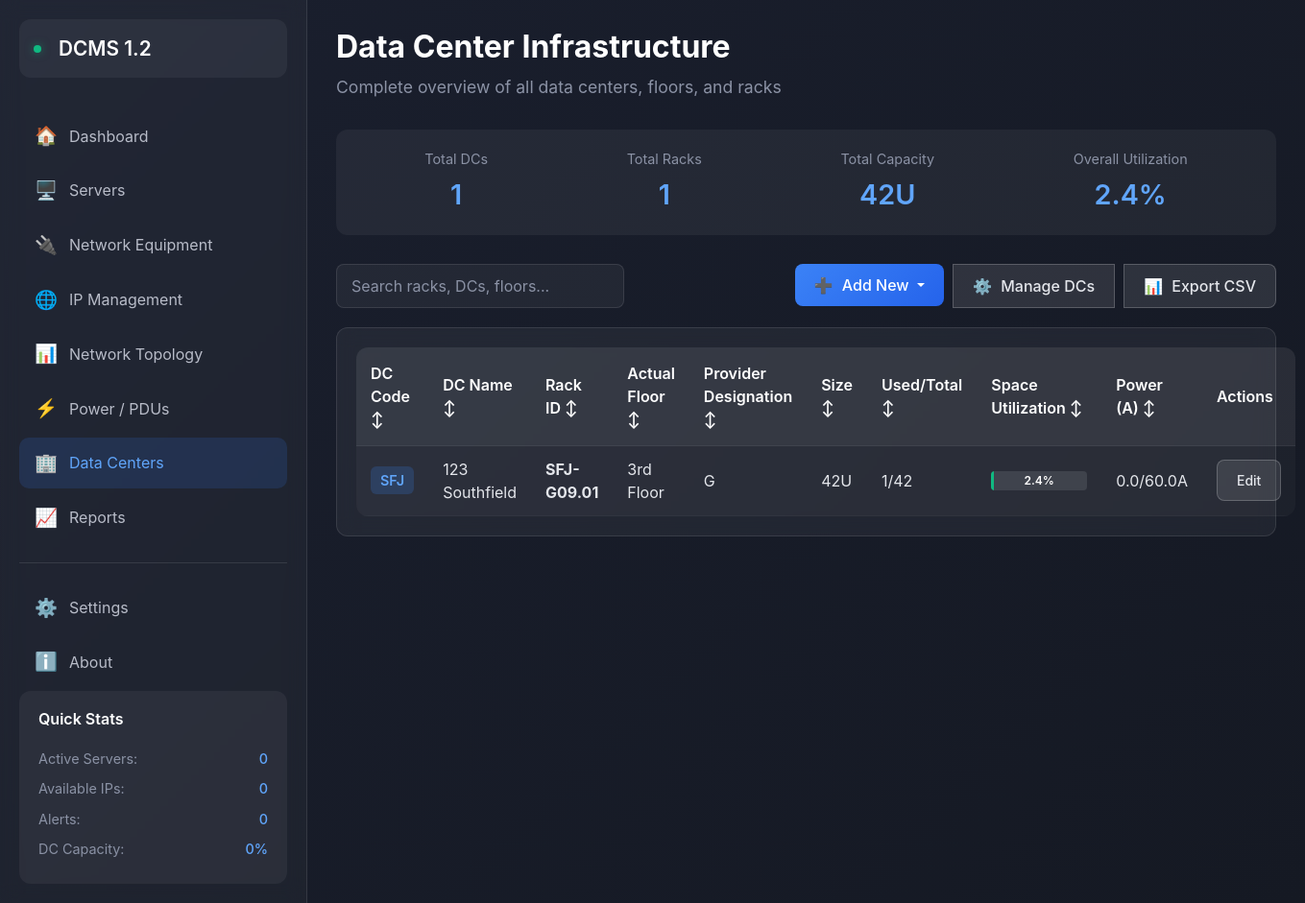
/datacenters/, run on the app's committed database.
### models/datacenter.py (models this page shows, shortened)
class Rack(db.Model):
    __tablename__ = 'racks'
    id = db.Column(db.Integer, primary_key=True)
    floor_id = db.Column(db.Integer, db.ForeignKey('floors.id'), nullable=False)
    rack_id = db.Column(db.String(20), unique=True, nullable=False)  # Full ID like SFJ-G09.01
    row_number = db.Column(db.String(10), nullable=False)  # G09
    cabinet_number = db.Column(db.String(10), nullable=False)  # 01
    u_height = db.Column(db.Integer, nullable=False, default=42)  # Total U height
    u_used = db.Column(db.Integer, default=0)  # Currently used U spaces
    power_capacity = db.Column(db.Float)  # Total power capacity in amps
    power_used = db.Column(db.Float, default=0)  # Currently used power
    rack_code = db.Column(db.String(4))  # 4-digit code to unlock rack (e.g., "1234")
    notes = db.Column(db.Text)
    created_at = db.Column(db.DateTime, default=datetime.utcnow)
    updated_at = db.Column(db.DateTime, default=datetime.utcnow, onupdate=datetime.utcnow)
    pdus = db.relationship('PDU', backref='rack', lazy='dynamic', cascade='all, delete-orphan')
    @property
    def u_available(self):
        return self.u_height - self.u_used
    @property
    def utilization_percent(self):
        if self.u_height > 0:
            return round((self.u_used / self.u_height) * 100, 1)
        return 0
    @property
    def power_utilization_percent(self):
        if self.power_capacity and self.power_capacity > 0:
            return round((self.power_used / self.power_capacity) * 100, 1)
        return 0

class DataCenter(db.Model):
    __tablename__ = 'datacenters'
    id = db.Column(db.Integer, primary_key=True)
    code = db.Column(db.String(3), unique=True, nullable=False)  # SFJ, LAX, etc.
    name = db.Column(db.String(100), nullable=False)  # San Francisco Junction
    address = db.Column(db.String(200))
    contact_phone = db.Column(db.String(20))
    contact_email = db.Column(db.String(100))
    notes = db.Column(db.Text)
    created_at = db.Column(db.DateTime, default=datetime.utcnow)
    updated_at = db.Column(db.DateTime, default=datetime.utcnow, onupdate=datetime.utcnow)
    floors = db.relationship('Floor', backref='datacenter', lazy='dynamic', cascade='all, delete-orphan')

class Floor(db.Model):
    __tablename__ = 'floors'
    id = db.Column(db.Integer, primary_key=True)
    datacenter_id = db.Column(db.Integer, db.ForeignKey('datacenters.id'), nullable=False)
    provider_designation = db.Column(db.String(10), nullable=False)  # G, A, B, etc.
    actual_floor = db.Column(db.String(20), nullable=False)  # 1st, 2nd, 3rd, 4th, Basement
    description = db.Column(db.String(100))
    created_at = db.Column(db.DateTime, default=datetime.utcnow)
    racks = db.relationship('Rack', backref='floor', lazy='dynamic', cascade='all, delete-orphan')

### routes/datacenters.py (the view)
@datacenters_bp.route('/')
def index():
    datacenters = DataCenter.query.all()
    rack_data = []
    for dc in datacenters:
        for floor in dc.floors:
            for rack in floor.racks:
                rack_data.append({
                    'dc_code': dc.code,
                    'dc_name': dc.name,
                    'rack_id': rack.rack_id,
                    'floor_actual': floor.actual_floor,
                    'floor_provider': floor.provider_designation,
                    'u_height': rack.u_height,
                    'u_used': rack.u_used,
                    'u_available': rack.u_available,
                    'utilization': rack.utilization_percent,
                    'power_capacity': rack.power_capacity,
                    'power_used': rack.power_used,
                    'power_utilization': rack.power_utilization_percent,
                    'rack_code': rack.rack_code,  # Added rack code to data
                    'rack_obj_id': rack.id  # For edit/delete operations
                })
    total_dcs = len(datacenters)
    total_racks = len(rack_data)
    total_capacity = sum(r['u_height'] for r in rack_data)
    total_used = sum(r['u_used'] for r in rack_data)
    overall_utilization = round((total_used / total_capacity * 100), 1) if total_capacity > 0 else 0
    return render_template('datacenters/index.html',
                         rack_data=rack_data,
                         total_dcs=total_dcs,
                         total_racks=total_racks,
                         total_capacity=total_capacity,
                         overall_utilization=overall_utilization,
                         datacenters=datacenters)  # Pass datacenters for the template

### templates/datacenters/index.html (shortened to what this page needs)
{% extends "base.html" %}
{% block content %}
<div class="page-header">
    <h1 class="page-title">Data Center Infrastructure</h1>
    <p class="page-subtitle">Complete overview of all data centers, floors, and racks</p>
</div>
<div class="summary-bar">
    <div class="summary-item">
        <div class="summary-label">Total DCs</div>
        <div class="summary-value">{{ total_dcs }}</div>
    </div>
    <div class="summary-item">
        <div class="summary-label">Total Racks</div>
        <div class="summary-value">{{ total_racks }}</div>
    </div>
    <div class="summary-item">
        <div class="summary-label">Total Capacity</div>
        <div class="summary-value">{{ total_capacity }}U</div>
    </div>
    <div class="summary-item">
        <div class="summary-label">Overall Utilization</div>
        <div class="summary-value">{{ overall_utilization }}%</div>
    </div>
</div>
<div class="action-bar">
    <input type="text" class="search-box" id="searchInput" placeholder="Search racks, DCs, floors...">
    <div class="btn-group">
        <div class="dropdown">
            <button class="btn btn-primary dropdown-toggle" type="button" data-bs-toggle="dropdown">
                <span style="margin-right: 5px;">➕</span> Add New
            </button>
        </div>
        <a href="{{ url_for('datacenters.list_datacenters') }}" class="btn btn-secondary">
            <span style="margin-right: 5px;">⚙️</span> Manage DCs
        </a>
        {% if rack_data %}
        <button class="btn btn-secondary" onclick="exportTable()">
            <span style="margin-right: 5px;">📊</span> Export CSV
        </button>
        {% endif %}
    </div>
</div>
<div class="card">
    <div class="card-body" style="padding: 0;">
        {% if total_dcs == 0 %}
        <div class="empty-state">
            <div class="empty-state-icon">🏢</div>
            <h3 class="empty-state-title">No Data Centers Configured</h3>
            <p class="empty-state-message">Start by adding your first data center</p>
            <a href="{{ url_for('datacenters.add_datacenter') }}" class="btn btn-primary mt-3">
                <span style="margin-right: 5px;">➕</span> Add Data Center
            </a>
        </div>
        {% else %}
        <table class="data-table" id="rackTable" style="width: 100%;">
            <thead>
                <tr>
                    <th onclick="sortTable(0)">DC Code ↕</th>
                    <th onclick="sortTable(1)">DC Name ↕</th>
                    <th onclick="sortTable(2)">Rack ID ↕</th>
                    <th onclick="sortTable(3)">Actual Floor ↕</th>
                    <th onclick="sortTable(4)">Provider Designation ↕</th>
                    <th onclick="sortTable(5)">Size ↕</th>
                    <th onclick="sortTable(6)">Used/Total ↕</th>
                    <th onclick="sortTable(7)">Space Utilization ↕</th>
                    <th onclick="sortTable(8)">Power (A) ↕</th>
                    <th>Actions</th>
                </tr>
            </thead>
            <tbody>
                {% for rack in rack_data %}
                <tr>
                    <td><span class="dc-badge">{{ rack.dc_code }}</span></td>
                    <td>{{ rack.dc_name }}</td>
                    <td><strong>{{ rack.rack_id }}</strong></td>
                    <td>{{ rack.floor_actual }}</td>
                    <td>{{ rack.floor_provider }}</td>
                    <td>{{ rack.u_height }}U</td>
                    <td>{{ rack.u_used }}/{{ rack.u_height }}</td>
                    <td>
                        <div class="utilization-bar">
                            <div class="utilization-fill {% if rack.utilization < 60 %}utilization-low{% elif rack.utilization < 80 %}utilization-medium{% else %}utilization-high{% endif %}"
                                 style="width: {{ rack.utilization }}%;">
                            </div>
                            <span class="utilization-text">{{ rack.utilization }}%</span>
                        </div>
                    </td>
                    <td>
                        {% if rack.power_capacity %}
                            {{ rack.power_used }}/{{ rack.power_capacity }}A
                        {% else %}
                            <span style="color: #8b92a5;">-</span>
                        {% endif %}
                    </td>
                    <td>
                        <div class="btn-group">
                            <a href="{{ url_for('datacenters.edit_rack', rack_id=rack.rack_obj_id) }}"
                               class="btn btn-sm btn-secondary">Edit</a>
                        </div>
                    </td>
                </tr>
                {% endfor %}
            </tbody>
        </table>
        {% endif %}
    </div>
</div>
{% endblock %}

### templates/base.html (style rules this page uses)
* { margin: 0; padding: 0; box-sizing: border-box; }
body { background: linear-gradient(135deg, #1a1f2e 0%, #151923 100%); color: #e4e6eb; font-family: -apple-system, BlinkMacSystemFont, 'Segoe UI', Roboto, Oxygen, Ubuntu, sans-serif; min-height: 100vh; display: flex; }
.card { background: rgba(255, 255, 255, 0.05); backdrop-filter: blur(10px); border: 1px solid rgba(255, 255, 255, 0.1); border-radius: 12px; padding: 20px; margin-bottom: 20px; color: #e4e6eb; }
.btn-primary { background: linear-gradient(135deg, #3b82f6, #2563eb); border: none; border-radius: 8px; padding: 10px 20px; font-weight: 500; transition: all 0.2s ease; }
.btn-secondary { background: rgba(255, 255, 255, 0.1); border: 1px solid rgba(255, 255, 255, 0.2); border-radius: 8px; padding: 10px 20px; font-weight: 500; color: #e4e6eb; transition: all 0.2s ease; }
.page-header { margin-bottom: 30px; }
.page-title { font-size: 2rem; font-weight: 700; color: #fff; margin-bottom: 10px; }
.page-subtitle { color: #8b92a5; font-size: 1.1rem; }

### templates/datacenters/index.html (style rules this page uses)
.summary-bar { background: rgba(255, 255, 255, 0.05); border-radius: 12px; padding: 20px; margin-bottom: 30px; display: flex; justify-content: space-around; align-items: center; }
.summary-item { text-align: center; }
.summary-label { color: #8b92a5; font-size: 0.9rem; margin-bottom: 5px; }
.summary-value { color: #60a5fa; font-size: 1.8rem; font-weight: 600; }
.action-bar { margin-bottom: 20px; display: flex; justify-content: space-between; align-items: center; }
.search-box { background: rgba(255, 255, 255, 0.05); border: 1px solid rgba(255, 255, 255, 0.1); border-radius: 8px; padding: 10px 15px; color: #fff; width: 300px; }
.search-box::placeholder { color: #8b92a5; }
.data-table { background: rgba(255, 255, 255, 0.03); border-radius: 12px; overflow: hidden; }
.data-table th { background: rgba(255, 255, 255, 0.05); color: #fff; font-weight: 600; padding: 15px; text-align: left; border-bottom: 1px solid rgba(255, 255, 255, 0.1); position: sticky; top: 0; cursor: pointer; }
.data-table td { color: #e4e6eb; padding: 12px 15px; border-bottom: 1px solid rgba(255, 255, 255, 0.03); }
.utilization-bar { width: 100px; height: 20px; background: rgba(255, 255, 255, 0.1); border-radius: 4px; overflow: hidden; position: relative; }
.utilization-fill { height: 100%; transition: width 0.3s ease; }
.utilization-low { background: #10b981; }
.utilization-text { position: absolute; top: 50%; left: 50%; transform: translate(-50%, -50%); font-size: 0.75rem; font-weight: 600; color: #fff; }
.dc-badge { background: rgba(59, 130, 246, 0.2); color: #60a5fa; padding: 4px 10px; border-radius: 6px; font-weight: 600; font-size: 0.9rem; display: inline-block; }
.btn-group { display: flex; gap: 10px; }

### data on the page
Rack: dc_code "SFJ", dc_name "123 Southfield", rack_id "SFJ-G09.01", floor_actual "3rd Floor", floor_provider "G", u_height "42", u_used "1", utilization "2.4", power_used "0.0", power_capacity "60.0"

### other printed values
{{ total_dcs }} "1"
{{ total_racks }} "1"
{{ total_capacity }} "42"
{{ overall_utilization }} "2.4"
